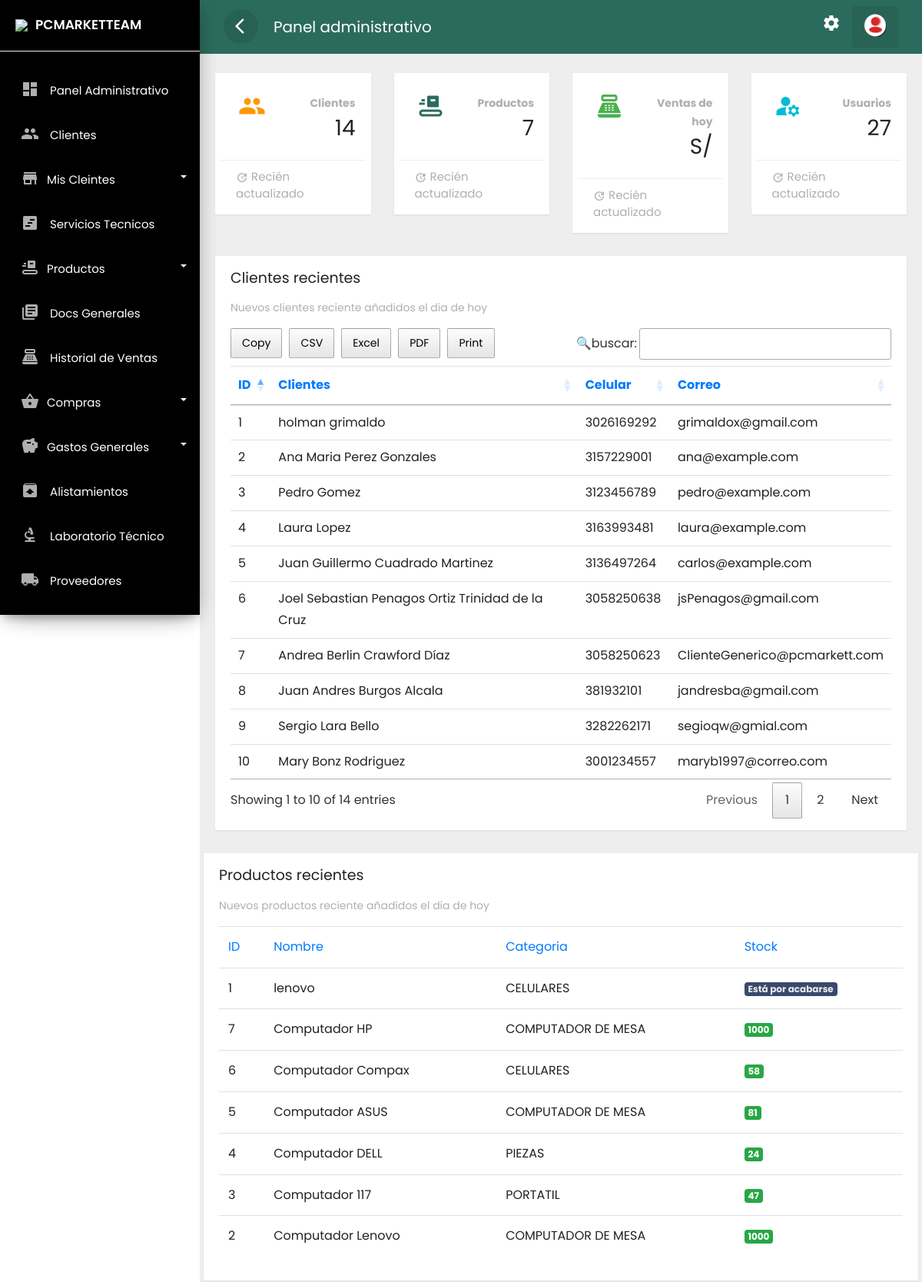
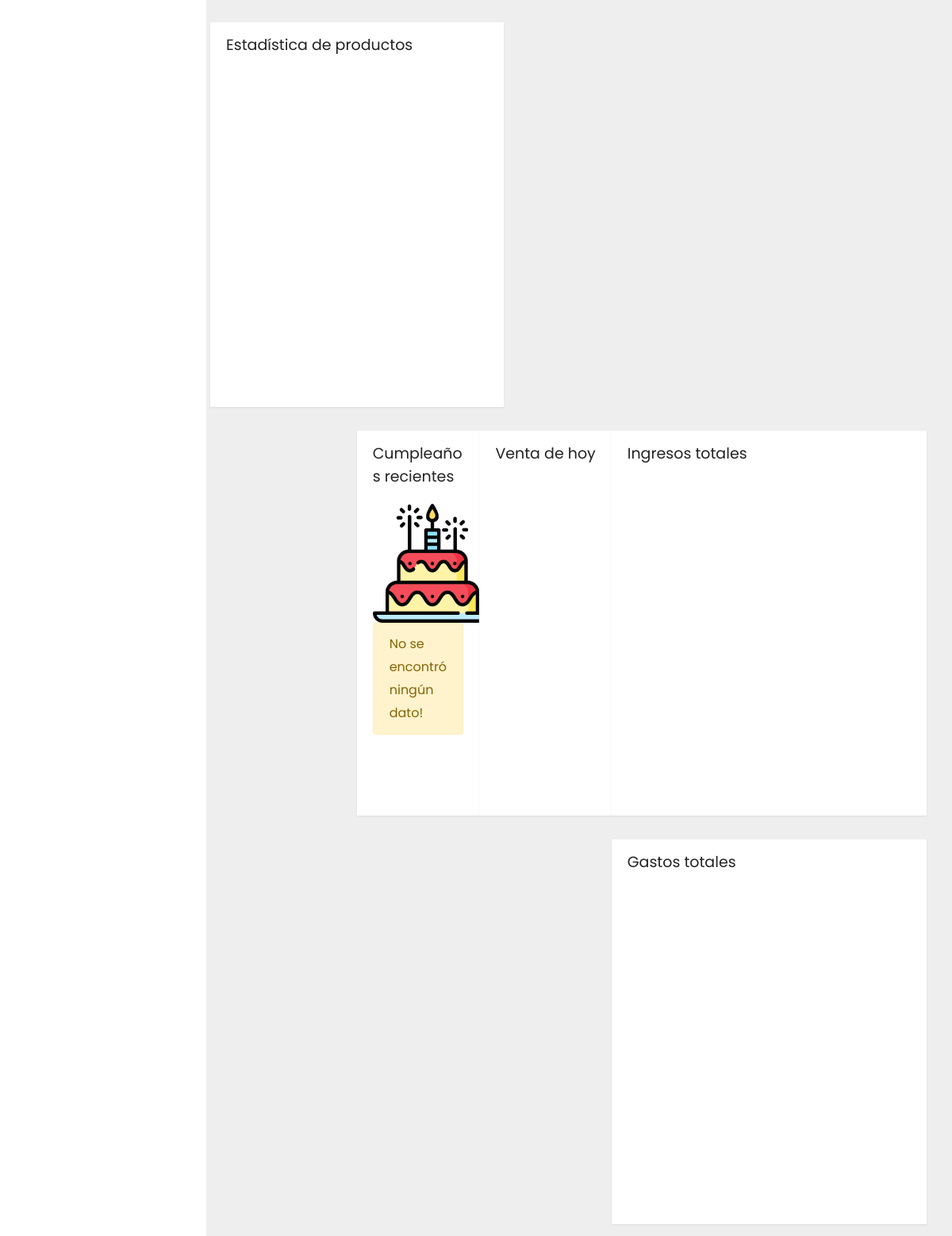
The app's page /frontend/administrador/dupli.php (signed in) with its own data (2 pictures, top to bottom).
### tables this page shows
CREATE TABLE `clientes` (
  `idclie` int(11) NOT NULL,
  `numid` char(8) NOT NULL,
  `nomcli` text NOT NULL,
  `apecli` text NOT NULL,
  `naci` date NOT NULL,
  `correo` text NOT NULL,
  `celu` char(10) NOT NULL,
  `estad` varchar(15) NOT NULL,
  `fere` timestamp NOT NULL DEFAULT current_timestamp(),
  `dircli` text DEFAULT NULL,
  `ciucli` text DEFAULT NULL,
  `idsede` text DEFAULT NULL
);

CREATE TABLE `producto` (
  `idprod` int(11) NOT NULL,
  `codba` char(14) NOT NULL,
  `nomprd` text NOT NULL,
  `idcate` int(11) NOT NULL,
  `precio` decimal(10,2) NOT NULL,
  `stock` int(11) NOT NULL,
  `foto` text NOT NULL,
  `venci` date NOT NULL,
  `esta` varchar(15) NOT NULL,
  `fere` timestamp NOT NULL DEFAULT current_timestamp(),
  `serial` varchar(50) DEFAULT NULL,
  `marca` varchar(50) DEFAULT NULL,
  `ram` varchar(8) DEFAULT NULL,
  `disco` text DEFAULT NULL,
  `prcpro` varchar(8) DEFAULT NULL,
  `pntpro` varchar(8) DEFAULT NULL,
  `tarpro` varchar(30) DEFAULT NULL,
  `grado` enum('A','B','C','SCRAP','#N/D','','0') DEFAULT NULL
);

CREATE TABLE `categoria` (
  `idcate` int(11) NOT NULL,
  `nomca` text NOT NULL,
  `estado` varchar(15) NOT NULL,
  `fere` timestamp NOT NULL DEFAULT current_timestamp()
);

### frontend/administrador/dupli.php (the view, shortened to what the rows shown need)
<?php if(isset($_SESSION['id'])) { ?>
<!doctype html>
<html lang="es">
<head>
    <link rel="stylesheet" href="../../backend/css/bootstrap.min.css">
    <link rel="stylesheet" href="../../backend/css/custom.css">
    <link rel="stylesheet" href="../../backend/css/loader.css">
    <link rel="stylesheet" type="text/css" href="../../backend/css/datatable.css">
    <link rel="stylesheet" type="text/css" href="../../backend/css/buttonsdataTables.css">
    <link rel="stylesheet" type="text/css" href="../../backend/css/font.css">
</head>
<body>
    <div class="wrapper">
        <div id="content">
            <div class="main-content">
                                <?php
                                    require '../../backend/bd/ctconex.php';
         ?>
                <div class="row ">
                    <div class="col-lg-12 col-md-3">
                        <div class="card" style="min-height: 485px">
                            <div class="card-content table-responsive">
                                <?php
 $sentencia = $connect->prepare("SELECT * FROM clientes order BY idclie DESC;");
 $sentencia->execute();
$data =  array();
if($sentencia){
  while($r = $sentencia->fetchObject()){
    $data[] = $r;
  }
}
   ?>
                                <?php if(count($data)>0):?>
                                <table class="table table-hover" id="example">
                                    <thead class="text-primary">
                                        <tr>
                                            <th>ID</th>
                                            <th>Clientes</th>
                                            <th>Celular</th>
                                            <th>Correo</th>
                                        </tr>
                                    </thead>
                                    <tbody>
                                        <?php foreach($data as $g):?>
                                        <tr>
                                            <td><?php echo  $g->idclie; ?></td>
                                            <td><?php echo  $g->nomcli; ?> <?php echo  $g->apecli; ?></td>
                                            <td><?php echo  $g->celu; ?></td>
                                            <td><?php echo  $g->correo; ?></td>
                                        </tr>
                                        <?php endforeach; ?>
                                    </tbody>
                                </table>
                                <?php endif; ?>
                            </div>
                        </div>
                    </div>
                    <div class="row">
                        <div class="col-lg-12 col-md-3">
                            <div class="card" style="min-height: 485px">
                                <div class="card-content table-responsive">
                                    <?php
 $sentencia = $connect->prepare("SELECT producto.idprod, producto.codba, producto.nomprd, categoria.idcate, categoria.nomca, producto.precio, producto.stock, producto.foto, producto.venci, producto.esta, producto.fere, producto.serial, producto.marca, producto.ram, producto.disco, producto.prcpro, producto.pntpro, producto.tarpro, producto.grado FROM producto INNER JOIN categoria ON producto.idcate = categoria.idcate order BY codba DESC;");
 $sentencia->execute();
$data =  array();
if($sentencia){
  while($r = $sentencia->fetchObject()){
    $data[] = $r;
  }
}
   ?>
                                    <?php if(count($data)>0):?>
                                    <table class="table table-hover" id="example1">
                                        <thead class="text-primary">
                                            <tr>
                                                <th>ID</th>
                                                <th>Nombre</th>
                                                <th>Categoria</th>
                                                <th>Stock</th>
                                            </tr>
                                        </thead>
                                        <tbody>
                                            <?php foreach($data as $a):?>
                                            <tr>
                                                <td><?php echo  $a->idprod; ?></td>
                                                <td><?php echo  $a->nomprd; ?></td>
                                                <td><?php echo  $a->nomca; ?></td>
                                                <?php
                                                    if ($a->stock <= 0) {
                                                        echo '<td><span class="badge badge-danger">stock vacio</span></td>';
                                                    }elseif ($a->stock <= 5) {
                                                        echo '<td><span class="badge badge-warning">Está por acabarse</span></td>';
                                                    }else {
                                                        echo '<td><span class="badge badge-success">' . $a->stock . '</span></td>';
                                                    }
                                                 ?>
                                            </tr>
                                            <?php endforeach; ?>
                                        </tbody>
                                    </table>
                                    <?php endif; ?>
                                </div>
                            </div>
                        </div>
                    </div>
                </div>
            </div>
</body>
</html>
<?php }else{
    header('Location: ../error404.php');
 } ?>

### records on screen
clientes: idclie "10", nomcli "Mary", apecli "Bonz Rodriguez", celu "3001234557", correo "maryb1997@correo.com"
clientes: idclie "9", nomcli "Sergio", apecli "Lara Bello", celu "3282262171", correo "segioqw@gmial.com"
clientes: idclie "8", nomcli "Juan Andres", apecli "Burgos Alcala", celu "381932101", correo "jandresba@gmail.com"
clientes: idclie "7", nomcli "Andrea Berlin", apecli "Crawford Díaz", celu "3058250623", correo "ClienteGenerico@pcmarkett.com"
clientes: idclie "6", nomcli "Joel Sebastian", apecli "Penagos Ortiz Trinidad de la Cruz", celu "3058250638", correo "jsPenagos@gmail.com"
clientes: idclie "5", nomcli "Juan Guillermo Cuadrado", apecli "Martinez", celu "3136497264", correo "carlos@example.com"
clientes: idclie "4", nomcli "Laura", apecli "Lopez", celu "3163993481", correo "laura@example.com"
clientes: idclie "3", nomcli "Pedro", apecli "Gomez", celu "3123456789", correo "pedro@example.com"
clientes: idclie "2", nomcli "Ana Maria", apecli "Perez Gonzales", celu "3157229001", correo "ana@example.com"
clientes: idclie "1", nomcli "holman", apecli "grimaldo", celu "3026169292", correo "grimaldox@gmail.com"
producto: idprod "1", nomprd "lenovo", idcate.nomca "CELULARES", stock "Está por acabarse"
producto: idprod "7", nomprd "Computador HP", idcate.nomca "COMPUTADOR DE MESA", stock "1000"
producto: idprod "6", nomprd "Computador Compax", idcate.nomca "CELULARES", stock "58"
producto: idprod "5", nomprd "Computador ASUS", idcate.nomca "COMPUTADOR DE MESA", stock "81"
producto: idprod "4", nomprd "Computador DELL", idcate.nomca "PIEZAS", stock "24"
producto: idprod "3", nomprd "Computador 117", idcate.nomca "PORTATIL", stock "47"
producto: idprod "2", nomprd "Computador Lenovo", idcate.nomca "COMPUTADOR DE MESA", stock "1000"

### other values on screen
$item['label'] "Panel Administrativo"
$item['label'] "Clientes"
$item['label'] "Mis Cleintes"
$item['label'] "Servicios Tecnicos"
$item['label'] "Productos"
$item['label'] "Docs Generales"
$item['label'] "Historial de Ventas"
$item['label'] "Compras"
$item['label'] "Gastos Generales"
$item['label'] "Alistamientos"
$item['label'] "Laboratorio Técnico"
$item['label'] "Proveedores"
$total "14"
$total "7"
$total "27"
